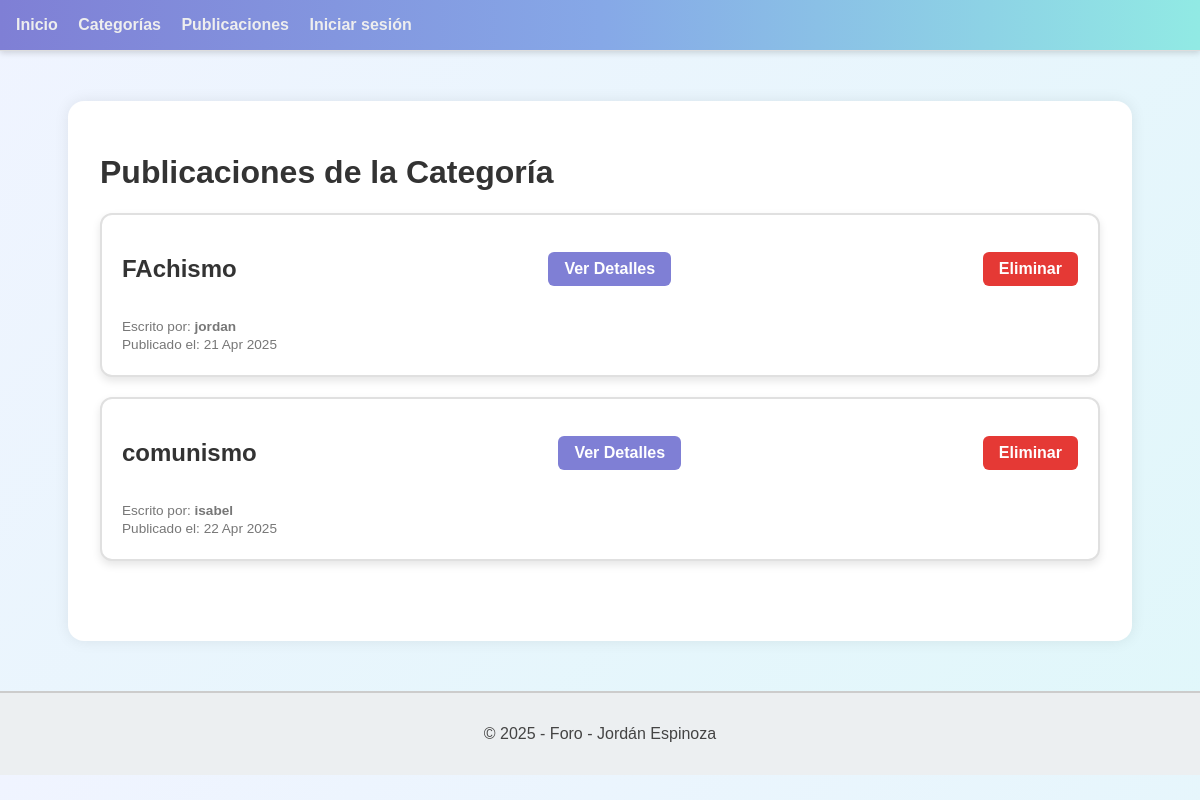
The page /foro/publicaciones/categoria/12/ on the database as committed earlier.
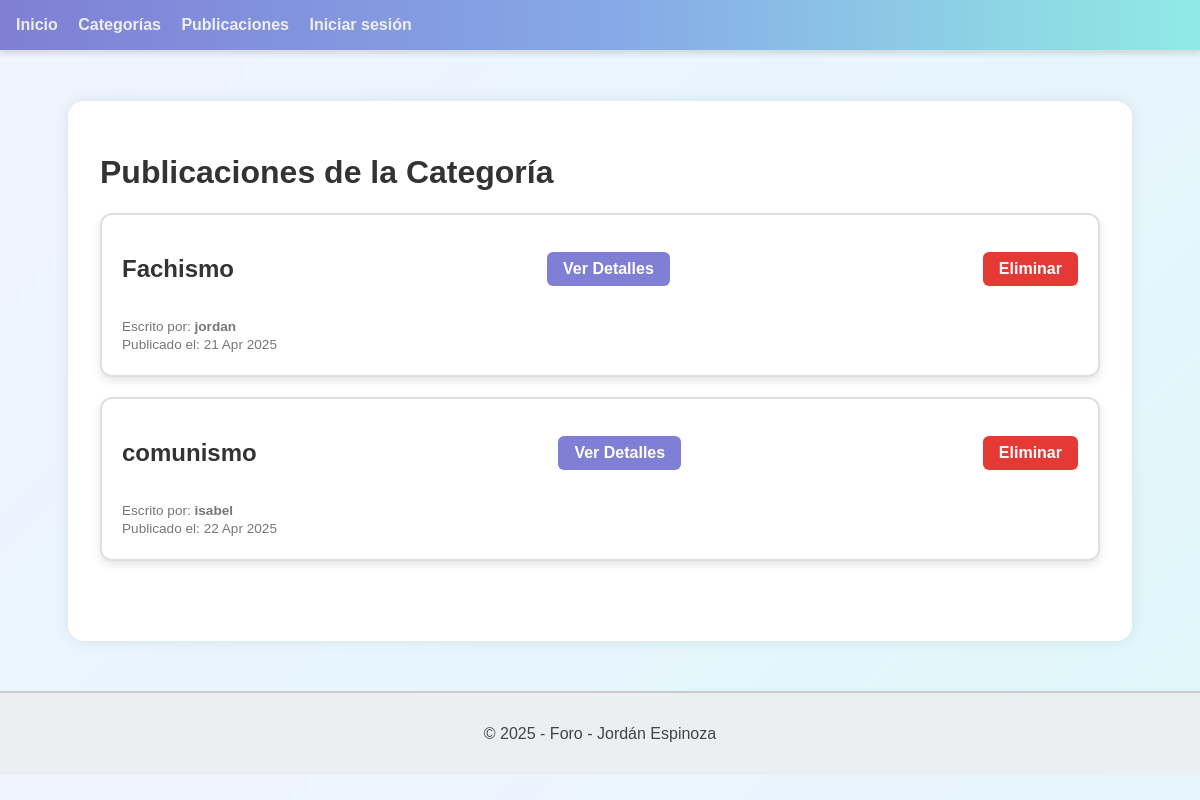
The same page on the database as committed later.
### foro_aplicacion/models.py (models this page shows, shortened)
class Publicacion(models.Model):
    titulo = models.CharField(max_length=100)
    cuerpo = models.TextField()
    fecha_creacion = models.DateTimeField(auto_now_add=True)
    fecha_modificacion = models.DateTimeField(auto_now=True)
    usuario = models.ForeignKey(Usuario, on_delete=models.CASCADE, related_name='publicaciones')
    categoria = models.ForeignKey(Categoria, on_delete=models.CASCADE, related_name='publicaciones')
    etiquetas = models.ManyToManyField(Etiqueta, through='PublicacionEtiqueta', related_name='publicaciones')

class Usuario(AbstractUser):
    correo = models.EmailField(max_length=100, unique=True)
    es_admin = models.BooleanField(default=False)
    es_baneado = models.BooleanField(default=False)
    es_moderador = models.BooleanField(default=False)
    es_autor = models.BooleanField(default=False)
    reputacion = models.IntegerField(default=0)
    avatar = models.ImageField(upload_to='avatars/', blank=True, null=True)
    class Meta:
        verbose_name = 'Usuario'
        verbose_name_plural = 'Usuarios'

### foro_aplicacion/views.py (the view)
# urls.py: path('publicaciones/categoria/<int:categoria_id>/', publicaciones_por_categoria, name='publicaciones_por_categoria'),
def publicaciones_por_categoria(request, categoria_id):
    publicaciones = Publicacion.objects.filter(categoria_id=categoria_id)
    return render(request, 'publicaciones/listar_por_categoria.html', {'publicaciones': publicaciones})

### foro_aplicacion/templates/publicaciones/listar_por_categoria.html (shortened to what this page needs)
{% extends 'template_base.html' %}
{% block body %}
    <h1>Publicaciones de la Categoría</h1>
    {% if publicaciones %}
        {% for publicacion in publicaciones %}
            <div class="publicacion-card">
                <div class="publicacion-header">
                    <h2 class="titulo">{{ publicacion.titulo }}</h2>
                    <a href="{% url 'detalle_publicacion' publicacion.pk %}" class="btn btn-ver">Ver Detalles</a>
                    <a href="{% url 'eliminar_publicacion' publicacion.pk %}" class="btn btn-eliminar">Eliminar</a>
                </div>
                <p class="autor">Escrito por: <strong>{{ publicacion.usuario.username }}</strong></p>
                <p class="fecha">Publicado el: {{ publicacion.fecha_creacion|date:"d M Y" }}</p>
            </div>
        {% endfor %}
    {% else %}
        <p>No hay publicaciones en esta categoría.</p>
    {% endif %}
{% endblock body %}

Rows that differ between the two databases and show on the page:
changed Publicacion "jordan": titulo "FAchismo" → "Fachismo"
